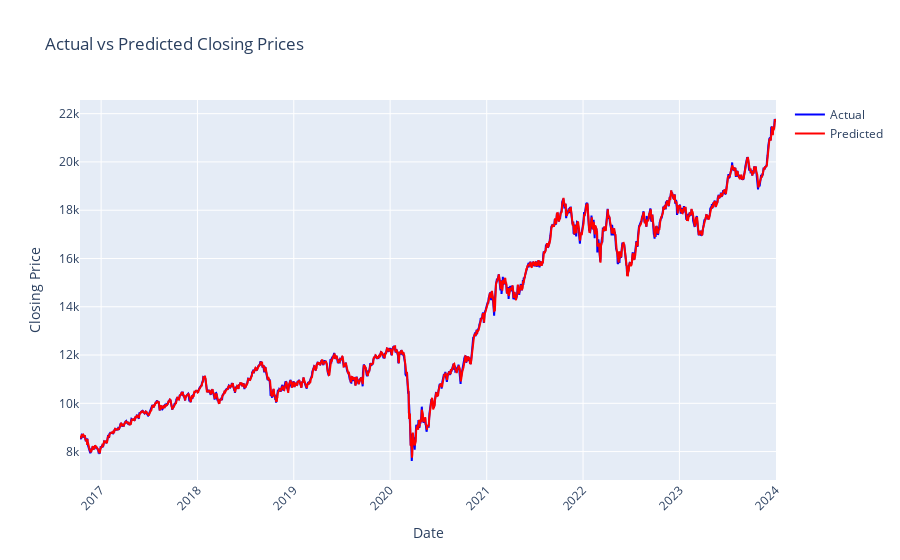

Notebook cell for this chart:
### Code cell
fig = go.Figure()

fig.add_trace(go.Scatter(x=df['Date'].iloc[split_index:], y=y_test,
                         mode='lines',
                         name='Actual',
                         line=dict(color='blue')))

fig.add_trace(go.Scatter(x=df['Date'].iloc[split_index:], y=y_pred,
                         mode='lines',
                         name='Predicted',
                         line=dict(color='red')))

fig.update_layout(title='Actual vs Predicted Closing Prices',
                  xaxis_title='Date',
                  yaxis_title='Closing Price',
                  xaxis=dict(tickangle=-45),
                  showlegend=True)


fig.show()

### Figure 1 — Plotly figure (JSON) as saved in the notebook; plotly's stock layout.template omitted (floating-point values rounded to 4 significant figures; data arrays with more than 128 entries replaced by an {"elided": "..."} marker saying what was removed)
{"data": [{"line": {"color": "blue"}, "mode": "lines", "name": "Actual", "type": "scatter", "x": {"elided": "1791 str values"}, "y": {"elided": "1791 float values"}}, {"line": {"color": "red"}, "mode": "lines", "name": "Predicted", "type": "scatter", "x": {"elided": "1791 str values"}, "y": {"elided": "1791 float values"}}], "layout": {"showlegend": true, "title": {"text": "Actual vs Predicted Closing Prices"}, "xaxis": {"tickangle": -45, "title": {"text": "Date"}}, "yaxis": {"title": {"text": "Closing Price"}}}}
